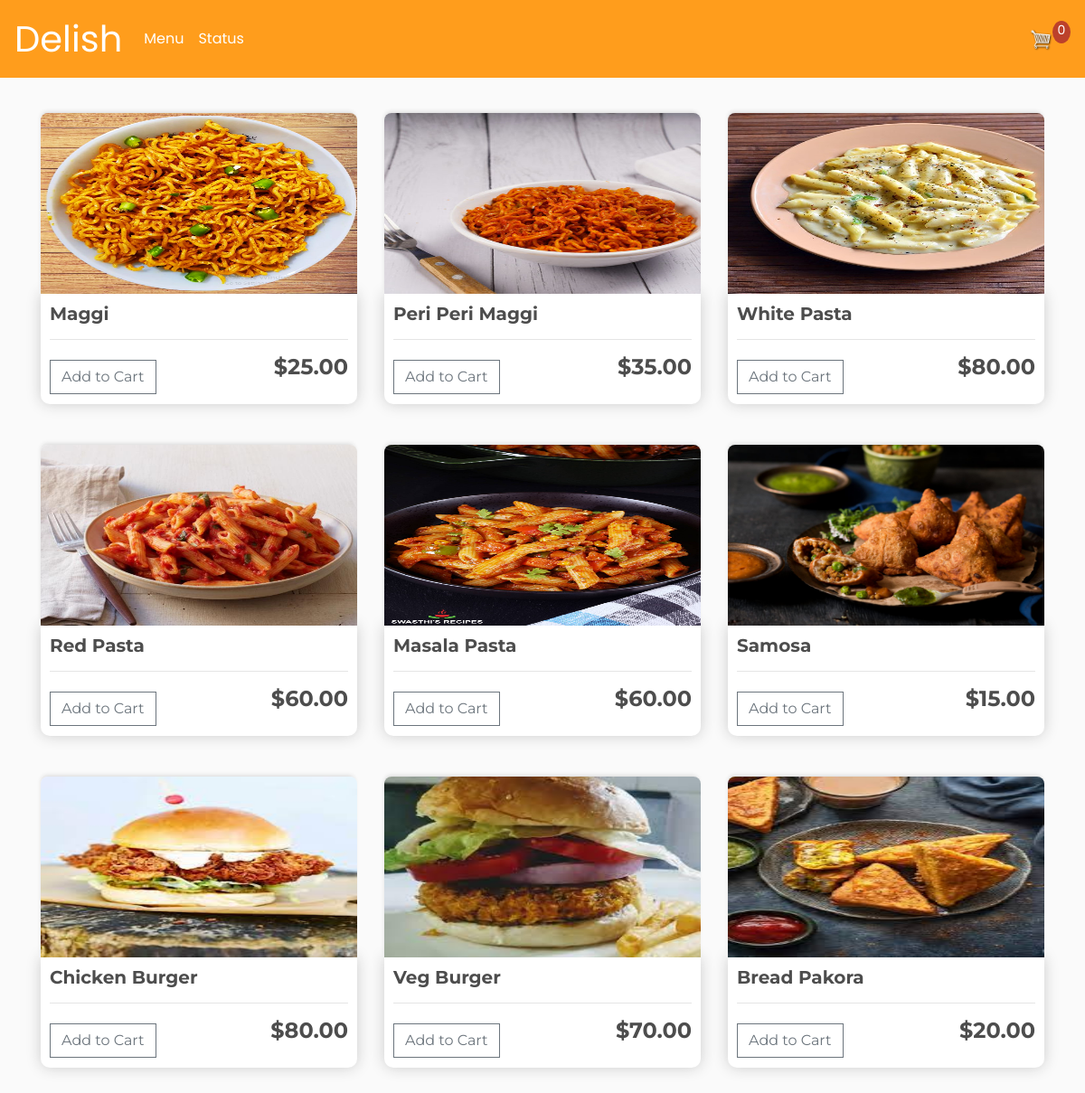
/, run on an earlier commit of the app's database.
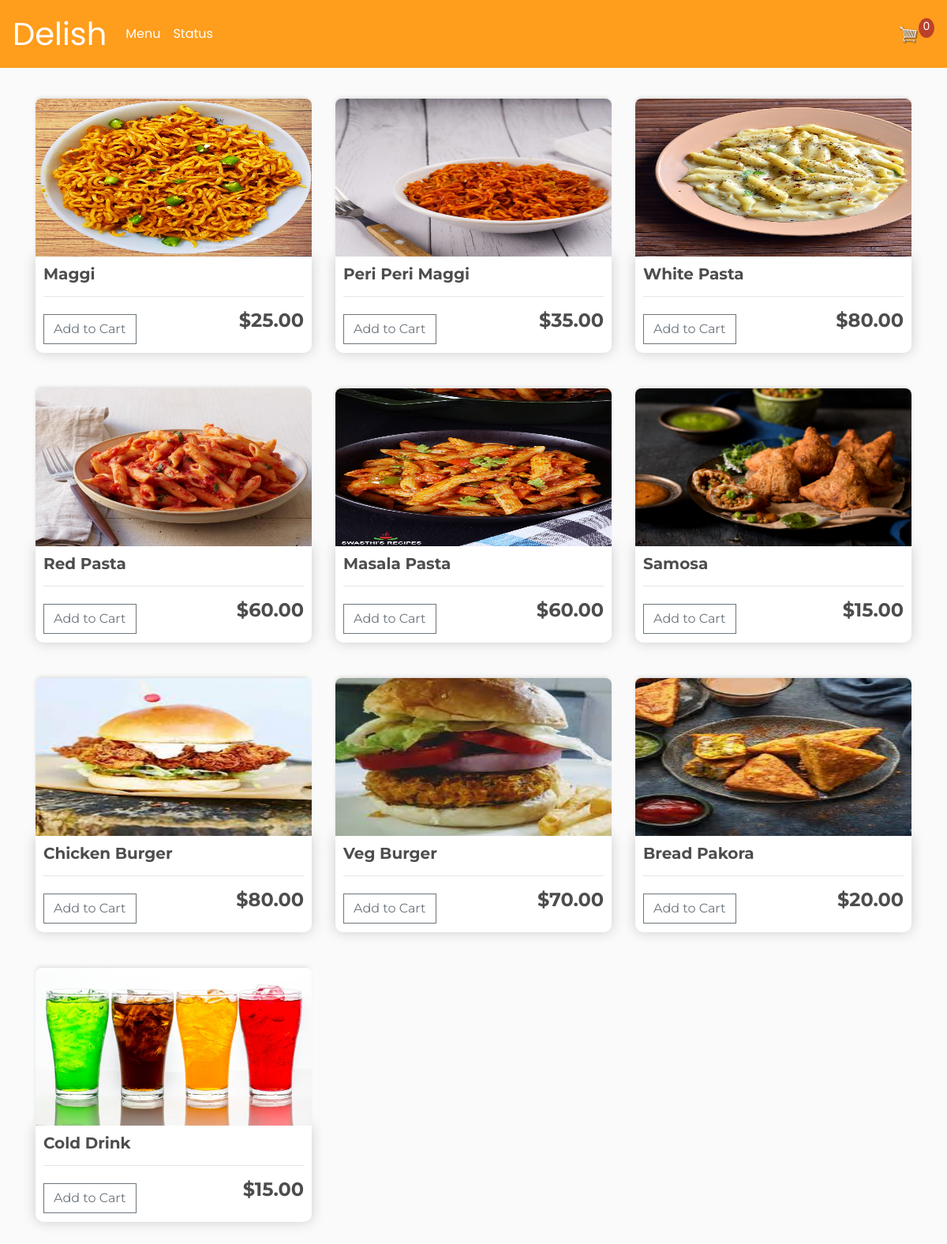
And on a later commit of the database.
### store/models.py (models this page shows, shortened)
class Product(models.Model):
	name = models.CharField(max_length=200)
	price = models.DecimalField(max_digits=7, decimal_places=2)
	digital = models.BooleanField(default=False,null=True, blank=True)
	image = models.ImageField(null=True, blank=True)
	@property
	def imageURL(self):
		try:
			url = self.image.url
		except:
			url = ''
		return url

### store/views.py (the view)
# urls.py: path('', include('store.urls')),
def store(request):
    data  = cartData(request)
    cartItems = data['cartItems']
    products = Product.objects.all()
    context = {"products":products, 'cartItems':cartItems}
    return render(request, 'store/store.html', context)

### store/utils.py (called while the page is built, shortened)
def cookieCart(request):
    try:
        cart = json.loads(request.COOKIES['cart'])
    except :
        cart = {}
    print('Cart: ',cart)
    items = []
    order = {'get_cart_total':0, 'get_cart_items':0, 'shipping':False}
    cartItems = order['get_cart_items']
    return {'cartItems':cartItems, 'order':order, 'items':items}

def cartData(request):
    if request.user.is_authenticated:
        customer = request.user.customer
        order, created = Order.objects.get_or_create(customer=customer, complete=False)
        items = order.orderitem_set.all()
        cartItems = order.get_cart_items
    else:
        cookieData = cookieCart(request)
        cartItems = cookieData['cartItems']
        order = cookieData['order']
        items = cookieData['items']
    return {'cartItems':cartItems, 'order':order, 'items':items}

### store/templates/store/store.html
{% extends 'store/main.html' %}
{% load static %}
{% block content %}
<div class="row">
{% for product in products %}
  <div class="col-lg-4">
    <img class="thumbnail" src="{{ product.imageURL }}">
      <div class="box-element product">
        <h6><strong>{{ product.name }}</strong></h6>
        <hr>
        <button data-product={{product.id}} data-action=add
           class="btn btn-outline-secondary add-btn update-cart">Add to Cart
        </button>
        <h4 style="display: inline-block; float: right">
          <strong>&#36;{{ product.price|floatformat:2 }}</strong>
        </h4>
      </div>
  </div>
{% endfor %}
</div>
{% endblock content %}

What changed in the data, as far as the page shows it:
added Product: imageURL (picture), name "Cold Drink", price "15.00"
